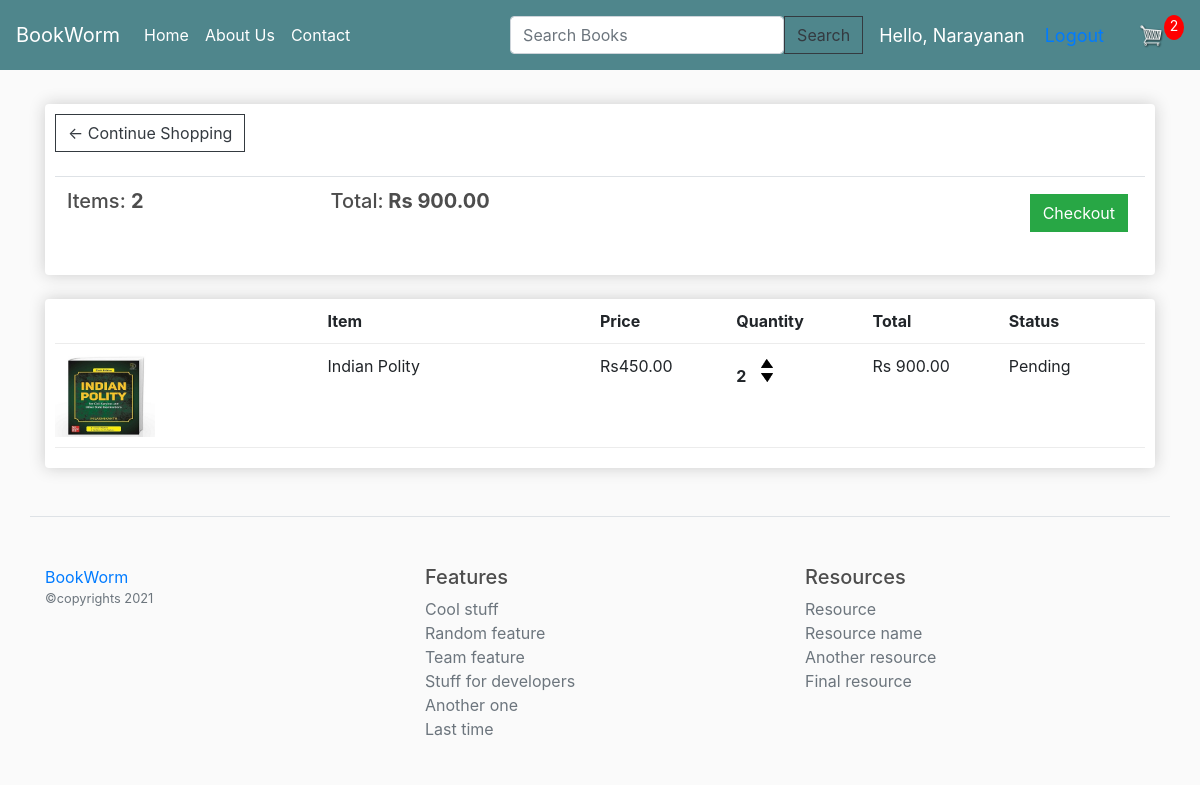
The app's page /cart/ (signed in) with its own data.
### store/models.py (models this page shows, shortened)
class Order(models.Model):
	customer = models.ForeignKey(Customer, on_delete= models.SET_NULL, blank= True, null=True)
	date_ordered = models.DateTimeField(auto_now_add=True)
	complete = models.BooleanField(default=False, null=True, blank= False)
	transaction_Id = models.CharField(max_length=200, null=True)
	@property
	def get_cart_total(self):
		orderitems = self.orderitem_set.all()
		total = sum([item.get_total for item in orderitems])
		return total
	@property
	def get_cart_items(self):
		orderitems = self.orderitem_set.all()
		total = sum([item.quantity for item in orderitems])
		return total

class OrderItem(models.Model):
	book = models.ForeignKey(Book, on_delete= models.SET_NULL,  null=True)
	order = models.ForeignKey(Order, on_delete= models.SET_NULL,  null=True)
	quantity =  models.IntegerField(default=0, null=True, blank= True)
	date_added = models.DateTimeField(auto_now_add=True)
	status = models.BooleanField(default=False)
	@property
	def get_total(self):
		total = self.book.price * self.quantity
		return total

class Book(models.Model):
	Book_name = models.CharField(max_length=200, null=True)
	price = models.DecimalField(max_digits= 7, decimal_places= 2)
	Author_name = models.CharField(max_length=200, null=True)
	category = models.ForeignKey(Category, on_delete= models.CASCADE, null= True)
	digital = models.BooleanField(default=False, null=True, blank= False)
	image = models.ImageField(null=True, blank=True)
	def __str__(self):
		return self.Book_name
	@property
	def imageURL(self):
		try:
			url = self.image.url
		except :
			url = ''
		return url

### store/views.py (the view)
# urls.py: path('cart/', views.cart, name="cart"),
def cart(request):
	data = cartData(request)
	cartItems = data['cartItems']
	order = data['order']
	items = data['items']
	context = {'items': items, 'order': order , 'cartItems' : cartItems }
	return render(request,'store/cart.html', context)

### store/utils.py (called while the page is built)
def cartData(request):
		if request.user.is_authenticated:
			customer = request.user.customer
			order, created = Order.objects.get_or_create(customer= customer, complete= False)
			items = order.orderitem_set.all()
			cartItems = order.get_cart_items
		else:
			cookieData = cookieCart(request)
			cartItems = cookieData['cartItems']
			order = cookieData['order']
			items = cookieData['items']
		return{'cartItems': cartItems,'order':order,'items': items}

### store/templates/store/cart.html
{% extends 'store/main.html' %}
{% load static %}
{% block content %}
	<div class="row">
		<div class="col-lg-12">
			<div class="box-element">
				<a  class="btn btn-outline-dark" href="{% url 'store' %}">&#x2190; Continue Shopping</a>
				<br>
				<br>
				<table class="table">
					<tr>
						<th><h5>Items: <strong>{{order.get_cart_items}}</strong></h5></th>
						<th><h5>Total:<strong> Rs {{order.get_cart_total}} </strong></h5></th>
						<th>
							<a  style="float:right; margin:5px;" class="btn btn-success" href="{% url 'checkout' %}">Checkout</a>
						</th>
					</tr>
				</table>
			</div>
			<br>
			<div class="box-element">
				<div class="cart-row">
					<div style="flex:2"></div>
					<div style="flex:2"><strong>Item</strong></div>
					<div style="flex:1"><strong>Price</strong></div>
					<div style="flex:1"><strong>Quantity</strong></div>
					<div style="flex:1"><strong>Total</strong></div>
					<div style="flex:1"><strong>Status</strong></div>
				</div>
					{% for item in items %}
				    <div class="cart-row">
							<div style="flex:2"><img class="row-image" src="{{item.book.imageURL}}">
						</div>
						{% if not user.is_authenticated%}
						<div style="flex:2">{{item.book.name}}</div>
						{% else %}
						<div style="flex:2">{{item.book}}</div>
						{% endif %}
						<div style="flex:1">Rs{{item.book.price|floatformat:2}}</div>
						<div style="flex:1">
							 <p class="quantity">{{item.quantity}}</p>
							 <div class="quantity">
							 <img data-book={{item.book.id}} data-action="add" class="chg-quantity update-cart" src="{% static 'images/arrow-up.png' %}">
							 <img data-book={{item.book.id}} data-action="remove" class="chg-quantity update-cart" src="{% static 'images/arrow-down.png' %}">
						</div>
						</div>
					<div style="flex:1">Rs {{item.get_total}}</div>
					{% if item.status %}
					<div style="flex:1">Completed</div>
					{% else %}
					<div style="flex:1">Pending</div>
					{% endif %}
					</div>
					 {% endfor %}
			</div>
		</div>
	</div>
{% endblock content %}

### store/templates/store/main.html (shortened to what this page needs)
<!DOCTYPE html>
{% load static %}
<html>
<head>
	<link rel="stylesheet" href="https://stackpath.bootstrapcdn.com/bootstrap/4.4.1/css/bootstrap.min.css">
	<link rel="stylesheet" type="text/css" href="{% static 'css/main.css' %}">
</head>
<body>
	<nav class="navbar navbar-expand-lg navbar-dark bg-dark">
	  <a class="navbar-brand" href="#">BookWorm</a>
	    <div class="collapse navbar-collapse" id="navbarSupportedContent">
	    <ul class="navbar-nav mr-auto">
	      <li class="nav-item active">
	      <a class="nav-link" href="{% url 'store' %}">Home <span class="sr-only">(current)</span></a>
	      </li>
	   	 </ul>
	  	  <div class="collapse navbar-collapse" id="navbarSupportedContent">
	      <ul class="navbar-nav mr-auto">
	      <li class="nav-item active">
	      <a class="nav-link" href="/about">About Us<span class="sr-only">(current)</span></a>
	      </li>
	 	 </ul>
	 	 <div class="collapse navbar-collapse" id="navbarSupportedContent">
	      <ul class="navbar-nav mr-auto">
	      <li class="nav-item active">
	      <a class="nav-link" href="/contact">Contact <span class="sr-only">(current)</span></a>
	      </li>
	 	 </ul>
	 	</div>
	 	</div>
	 </div>
	    <nav class="navbar navbar-dark bg-dark">
	    <form  class="d-flex" action="/search">
      	<input name="q" class="form-control me-2" type="search" placeholder="Search Books" aria-label="Search"/>
      	<button class="btn btn-outline-dark" type="submit">Search </button>
    	</form>
    </nav>
    				{% if not user.is_authenticated %}
	     <div class='form-inline my-2 my-lg-0'>
	        <a href="{% url 'login' %}" action="/login" class="btn btn-primary change-style">Login</a></div>
	     <div class='form-inline my-2 my-lg-0'>
	        <a href="{% url 'signup' %}" action="/signup" class="btn btn-success change-style">SignUp</a>
	        		{% else %}
	     <span class="hello-msg">Hello, {{request.user}} </span>
	        <span class="hello-msg"><a href="{% url 'logout'%}">Logout </a></span>
	        		{% endif %}
	     	<a href="{% url 'cart' %}">
	    		<img  id="cart-icon" src="{% static 'images/cart.png' %}">
	    	</a>
	    	<p id="cart-total">{{cartItems}}</p>
	</nav>
     <div class="container">
            <br>
            {% block content %}
            {% endblock content %}
         </div>
         <footer class="pt-4 my-md-5 pt-md-5 border-top container">
    <div class="row">
        <div class="col-12 col-md panel panel-dark">
        <a href="#">BookWorm</a>
        <small class="d-block mb-3 text-muted">&copycopyrights  2021</small>
        </div>
        <div class="col-6 col-md">
        <h5>Features</h5>
        <ul class="list-unstyled text-small">
            <li><a class="text-muted" href="#">Cool stuff</a></li>
            <li><a class="text-muted" href="#">Random feature</a></li>
            <li><a class="text-muted" href="#">Team feature</a></li>
            <li><a class="text-muted" href="#">Stuff for developers</a></li>
            <li><a class="text-muted" href="#">Another one</a></li>
            <li><a class="text-muted" href="#">Last time</a></li>
        </ul>
        </div>
        <div class="col-6 col-md">
        <h5>Resources</h5>
        <ul class="list-unstyled text-small">
            <li><a class="text-muted" href="#">Resource</a></li>
            <li><a class="text-muted" href="#">Resource name</a></li>
            <li><a class="text-muted" href="#">Another resource</a></li>
            <li><a class="text-muted" href="#">Final resource</a></li>
        </ul>
        </div>
</body>
</html>

### static/css/main.css (style rules this page uses)
body { background-color: hsl(0, 0%, 98%); }
h1,h2,h3,h4,h5,h6 { color:hsl(0, 0%, 30%); }
.box-element { box-shadow:hsl(0, 0%, 80%) 0 0 16px; background-color: #fff; border-radius: 4px; padding: 10px; }
.bg-dark { background-color: #4f868c!important; }
#cart-icon { width:25px; display: flex; margin-left: 15px; }
#cart-total { display: block; text-align: center; color:#fff; background-color: red; width: 20px; height: 25px; border-radius: 50%; font-size: 14px; }
.col-lg-4, .col-lg-6, .col-lg-8, .col-lg-12 { margin-top: 10px; }
.btn { border-radius: 0; }
.row-image { width: 100px; }
.cart-row { display: flex; align-items: flex-stretch; padding-bottom: 10px; margin-bottom: 10px; border-bottom: 1px solid #ececec; }
.quantity { display: inline-block; font-weight: 700; padding-right:10px; }
.chg-quantity { width: 12px; cursor: pointer; display: block; margin-top: 5px; transition:.1s; }

### store/templates/store/main.html (style rules this page uses)
.hello-msg { font-size: 18px; color: #fff; margin-right: 20px }

### records on screen
Order: get_cart_items "2", get_cart_total "900.00"
OrderItem: book.imageURL (picture), book "Indian Polity", book.price "450.00", quantity "2", get_total "900.00", status "Pending"

### other values on screen
{{ request.user }} "Narayanan"
{{ cartItems }} "2"
